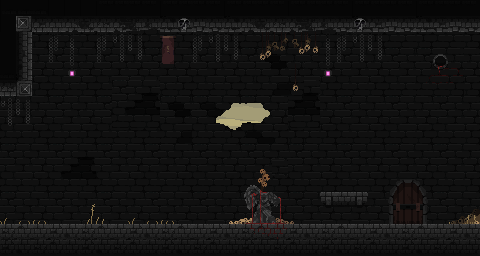

Rendered tile map (Tiled .tmx) drawn with the repository's tilesets; below, a short description and the full map source, tile grids included:
An orthogonal 30x16 tile map with 16x16 px tiles, 4 tile layers (dungeonwall, decoback, col, decofront), 1 image layer and 2 objects.

<map version="1.10" tiledversion="1.11.2" orientation="orthogonal" renderorder="right-down" width="30" height="16" tilewidth="16" tileheight="16" infinite="0" nextlayerid="11" nextobjectid="8">
 <editorsettings>
  <export target="map.lua" format="lua" />
 </editorsettings>
 <tileset firstgid="1" source="tileset.tsx" />
 <imagelayer id="10" name="bg">
  <image source="../assets/bg.png" width="384" height="192" />
 </imagelayer>
 <layer id="3" name="dungeonwall" width="30" height="16">
  <data encoding="csv">
667,668,669,667,668,669,667,668,669,667,668,669,667,668,669,667,668,669,667,668,669,667,668,669,667,668,669,667,668,669,
707,708,709,707,708,709,707,708,709,707,708,709,707,708,709,707,708,709,707,708,709,707,708,709,707,708,709,707,708,709,
747,748,749,747,748,749,747,748,749,747,748,749,747,748,749,747,748,749,747,748,749,747,748,749,747,748,749,747,748,749,
667,668,669,667,668,669,667,668,669,667,668,669,667,668,669,667,675,676,677,668,669,667,668,669,667,668,351,352,353,669,
707,708,709,707,708,709,707,708,709,707,708,709,707,708,709,707,715,716,717,708,709,707,708,709,707,708,391,392,393,709,
747,748,749,747,748,749,747,671,672,673,748,749,747,748,749,747,755,756,757,673,749,747,748,749,747,748,431,432,433,749,
667,668,669,667,668,669,667,711,712,713,675,676,511,512,513,514,515,516,712,713,669,667,668,669,667,668,669,667,668,669,
707,708,709,707,708,709,707,751,752,753,715,716,551,552,553,554,555,556,752,753,709,707,708,709,707,708,709,707,708,709,
747,748,749,747,748,749,747,748,749,747,755,756,591,592,593,594,595,596,749,748,749,747,748,749,747,748,749,747,748,749,
667,668,669,671,672,673,667,668,669,667,668,669,667,668,669,667,668,669,667,668,669,667,668,669,667,668,669,667,668,669,
707,708,709,711,712,713,707,708,709,707,708,709,707,708,709,707,708,669,707,708,709,707,708,709,707,708,709,707,708,709,
747,748,749,751,752,753,747,748,749,747,748,749,747,748,749,747,748,749,747,748,749,747,748,749,747,748,749,747,748,749,
667,668,669,667,668,669,667,668,669,667,668,669,667,668,669,667,668,669,667,668,669,667,668,669,667,668,669,667,668,669,
707,708,709,707,708,709,707,708,709,707,708,709,707,708,709,707,708,709,707,708,709,707,708,709,707,708,709,707,708,709,
747,748,749,747,748,749,747,748,749,747,748,749,747,748,749,747,748,749,747,748,749,747,748,749,747,748,749,747,748,749,
667,668,669,667,668,669,667,668,669,667,668,669,667,668,669,667,668,669,667,668,669,667,668,669,667,668,669,667,668,669
</data>
 </layer>
 <layer id="7" name="decoback" width="30" height="16">
  <data encoding="csv">
0,0,0,0,0,0,0,0,0,0,0,0,0,0,0,0,0,0,0,0,0,0,0,0,0,0,0,0,0,0,
0,0,0,0,0,0,0,0,0,0,0,0,0,0,0,0,0,0,0,0,0,0,0,0,0,0,0,0,0,0,
0,0,0,0,0,0,0,0,0,0,0,0,0,0,0,0,0,0,0,0,0,0,0,0,0,0,0,0,0,0,
0,0,0,0,0,0,0,0,0,0,0,0,0,0,0,0,0,0,0,0,0,0,0,0,0,0,0,0,0,0,
0,0,0,0,0,0,0,0,0,0,0,0,0,0,0,0,0,0,0,0,0,0,0,0,0,0,0,0,0,0,
0,0,0,0,0,0,0,0,0,0,0,0,0,0,0,0,0,0,0,0,0,0,0,0,0,0,0,0,0,0,
0,0,0,0,0,0,0,0,0,0,0,0,0,0,0,0,0,0,0,0,0,0,0,0,0,0,0,0,0,0,
0,0,0,0,0,0,0,0,0,0,0,0,0,0,0,0,0,0,0,0,0,0,0,0,0,0,0,0,0,0,
0,0,0,0,0,0,0,0,0,0,0,0,0,0,0,0,0,0,0,0,0,0,0,0,0,0,0,0,0,0,
0,0,0,0,0,0,0,0,0,0,0,0,0,0,0,0,166,0,0,0,0,0,0,0,0,0,0,0,0,0,
0,0,0,0,0,0,0,0,0,0,0,0,0,0,0,0,206,0,0,0,0,0,0,0,0,0,0,0,0,0,
0,0,0,0,0,0,0,0,0,0,0,0,0,0,0,0,246,0,0,0,0,0,0,0,0,0,0,0,0,0,
0,0,0,0,0,0,0,0,0,0,0,0,0,0,0,0,286,0,0,0,0,0,0,0,0,0,0,0,0,0,
0,0,0,0,0,0,0,0,0,0,0,0,0,0,89,90,326,50,51,0,0,0,0,0,0,0,0,0,0,0,
0,0,0,0,0,0,0,0,0,0,0,0,0,0,0,0,0,0,0,0,0,0,0,0,0,0,0,0,0,0,
0,0,0,0,0,0,0,0,0,0,0,0,0,0,0,0,0,0,0,0,0,0,0,0,0,0,0,0,0,0
</data>
 </layer>
 <layer id="2" name="col" width="30" height="16">
  <data encoding="csv">
339,340,341,259,259,259,219,220,221,222,219,220,221,222,219,220,221,222,219,220,221,222,219,220,221,222,219,220,221,222,
259,178,379,380,59,60,61,62,63,64,117,118,119,120,117,59,60,61,62,63,64,120,117,118,119,120,117,118,119,120,
262,263,0,28,27,0,28,29,30,0,197,0,28,29,30,0,0,0,0,0,0,0,0,0,0,0,0,0,0,0,
302,303,0,68,67,0,68,69,70,0,237,0,68,69,70,0,0,0,0,0,0,0,0,0,0,0,0,0,0,0,
342,343,0,0,107,0,0,0,0,0,0,0,0,0,0,0,0,0,0,0,0,0,0,0,0,0,0,0,0,0,
382,383,0,0,0,0,0,0,0,0,0,0,0,0,0,0,0,0,0,0,0,0,0,0,0,0,0,0,0,0,
29,30,0,0,0,0,0,0,0,0,0,0,0,0,0,0,0,0,0,0,0,0,0,0,0,0,0,0,0,0,
69,70,0,0,0,0,0,0,0,0,0,0,0,0,0,0,0,0,0,0,0,0,0,0,0,0,0,0,0,0,
0,0,0,0,0,0,0,0,0,0,0,0,0,0,0,0,0,0,0,0,0,0,0,0,0,0,0,0,0,0,
0,0,0,0,0,0,0,0,0,0,0,0,0,0,0,0,0,0,0,0,0,0,0,0,0,0,0,0,0,0,
0,0,0,0,0,0,0,0,0,0,0,0,0,0,0,0,0,0,0,0,0,0,0,0,0,0,0,0,0,0,
0,0,0,0,0,0,0,0,0,0,0,0,0,0,0,0,0,0,0,0,0,0,0,0,0,0,0,0,0,0,
0,0,0,0,0,4,5,0,0,0,0,0,0,0,0,0,0,0,0,0,436,437,438,0,0,0,0,0,0,0,
46,47,48,0,0,44,45,0,46,47,48,0,0,0,0,0,0,0,0,0,0,0,0,0,0,0,0,0,0,0,
249,250,251,252,253,249,250,251,252,253,249,250,251,252,253,249,250,251,252,253,249,250,251,252,253,249,250,251,252,253,
289,290,291,292,293,289,290,291,292,293,289,290,291,292,293,289,290,291,292,293,289,290,291,292,293,289,290,291,292,293
</data>
 </layer>
 <layer id="6" name="decofront" width="30" height="16">
  <data encoding="csv">
0,0,0,0,0,0,0,0,0,0,0,0,0,0,0,0,0,0,0,0,0,0,0,0,0,0,0,0,0,0,
0,0,0,0,0,0,0,0,0,0,0,140,0,0,0,0,0,0,0,0,0,0,140,0,0,0,0,0,0,0,
0,0,0,0,0,0,0,0,0,0,0,0,0,0,0,0,869,870,871,872,27,28,29,30,0,0,0,0,0,0,
0,0,0,0,0,0,0,0,0,0,0,0,0,0,0,0,909,910,911,912,67,68,69,70,0,0,0,0,0,0,
0,0,0,0,0,0,0,0,0,0,0,0,0,0,0,0,0,0,948,0,107,108,109,72,0,0,0,0,0,0,
0,0,0,0,0,0,0,0,0,0,0,0,0,0,0,0,0,0,988,0,0,0,0,0,0,0,0,0,0,0,
0,0,0,0,0,0,0,0,0,0,0,0,0,0,0,0,0,0,0,0,0,0,0,0,0,0,0,0,0,0,
0,0,0,0,0,0,0,0,0,0,0,0,0,0,0,0,0,0,0,0,0,0,0,0,0,0,0,0,0,0,
0,0,0,0,0,0,0,0,0,0,0,0,0,0,0,0,0,0,0,0,0,0,0,0,0,0,0,0,0,0,
0,0,0,0,0,0,0,0,0,0,0,0,0,0,0,0,0,0,0,0,0,0,0,0,0,0,0,0,0,0,
0,0,0,0,0,0,0,0,0,0,0,0,0,0,0,0,0,0,0,0,0,0,0,0,0,0,0,0,0,0,
0,0,0,0,0,0,0,0,0,0,0,0,0,0,0,458,459,460,0,0,0,0,0,0,1031,1032,1033,0,0,0,
0,0,0,0,0,0,0,0,0,0,0,0,0,0,0,498,499,500,0,0,0,0,0,0,1071,1072,1073,0,0,0,
0,0,0,0,0,0,0,0,0,0,0,0,0,0,0,538,539,540,0,0,0,0,0,0,1111,1112,1113,0,827,828,
0,0,0,0,0,0,0,0,0,0,0,0,0,0,0,578,579,580,0,0,0,0,0,0,0,0,0,0,0,0,
0,0,0,0,0,0,0,0,0,0,0,0,0,0,0,0,0,0,0,0,0,0,0,0,0,0,0,0,0,0
</data>
 </layer>
 <objectgroup id="9" name="collision" opacity="0">
  <properties>
   <property name="collidable" type="bool" value="true" />
  </properties>
  <object id="4" x="3.43779" y="221.937" width="481.455" height="34.7718" />
  <object id="7" x="320.52" y="192.617" width="47.1149" height="10.393" />
 </objectgroup>
</map>
